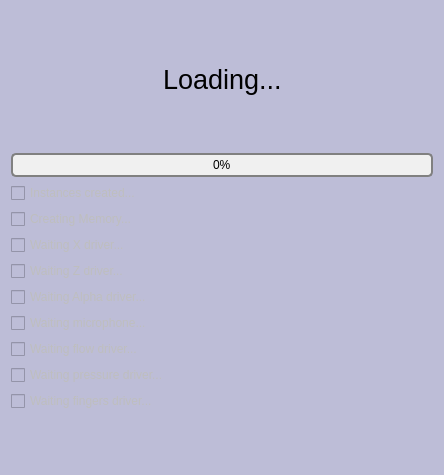
<?xml version="1.0" encoding="UTF-8"?>
<ui version="4.0">
 <class>Form</class>
 <widget class="QWidget" name="Form">
  <property name="geometry">
   <rect>
    <x>0</x>
    <y>0</y>
    <width>444</width>
    <height>475</height>
   </rect>
  </property>
  <property name="windowTitle">
   <string>Form</string>
  </property>
  <property name="styleSheet">
   <string notr="true">QWidget {
        background-color: #BDBDD7;
    }</string>
  </property>
  <layout class="QGridLayout" name="gridLayout">
   <item row="14" column="1">
    <spacer name="verticalSpacer">
     <property name="orientation">
      <enum>Qt::Vertical</enum>
     </property>
     <property name="sizeHint" stdset="0">
      <size>
       <width>20</width>
       <height>40</height>
      </size>
     </property>
    </spacer>
   </item>
   <item row="13" column="0" colspan="3">
    <widget class="QCheckBox" name="fingersCheck">
     <property name="enabled">
      <bool>false</bool>
     </property>
     <property name="text">
      <string>Waiting fingers driver...</string>
     </property>
     <property name="checkable">
      <bool>true</bool>
     </property>
     <property name="checked">
      <bool>false</bool>
     </property>
    </widget>
   </item>
   <item row="1" column="0">
    <spacer name="horizontalSpacer">
     <property name="orientation">
      <enum>Qt::Horizontal</enum>
     </property>
     <property name="sizeHint" stdset="0">
      <size>
       <width>132</width>
       <height>20</height>
      </size>
     </property>
    </spacer>
   </item>
   <item row="1" column="1">
    <widget class="QLabel" name="label">
     <property name="font">
      <font>
       <pointsize>20</pointsize>
      </font>
     </property>
     <property name="text">
      <string>Loading...</string>
     </property>
    </widget>
   </item>
   <item row="3" column="0" colspan="3">
    <widget class="QProgressBar" name="progressBar">
     <property name="styleSheet">
      <string notr="true">QProgressBar {
        border: 2px solid grey;
        border-radius: 5px;
        background-color: #f0f0f0;
        height: 20px;
        text-align: center;
    }
    
    QProgressBar::chunk {
        background-color: #00C853;
        width: 20px;
    }</string>
     </property>
     <property name="value">
      <number>0</number>
     </property>
    </widget>
   </item>
   <item row="2" column="1">
    <spacer name="verticalSpacer_3">
     <property name="orientation">
      <enum>Qt::Vertical</enum>
     </property>
     <property name="sizeHint" stdset="0">
      <size>
       <width>20</width>
       <height>40</height>
      </size>
     </property>
    </spacer>
   </item>
   <item row="0" column="1">
    <spacer name="verticalSpacer_2">
     <property name="orientation">
      <enum>Qt::Vertical</enum>
     </property>
     <property name="sizeHint" stdset="0">
      <size>
       <width>20</width>
       <height>40</height>
      </size>
     </property>
    </spacer>
   </item>
   <item row="1" column="2">
    <spacer name="horizontalSpacer_2">
     <property name="orientation">
      <enum>Qt::Horizontal</enum>
     </property>
     <property name="sizeHint" stdset="0">
      <size>
       <width>132</width>
       <height>20</height>
      </size>
     </property>
    </spacer>
   </item>
   <item row="11" column="0" colspan="3">
    <widget class="QCheckBox" name="flowCheck">
     <property name="enabled">
      <bool>false</bool>
     </property>
     <property name="text">
      <string>Waiting flow driver...</string>
     </property>
     <property name="checkable">
      <bool>true</bool>
     </property>
     <property name="checked">
      <bool>false</bool>
     </property>
    </widget>
   </item>
   <item row="7" column="0" colspan="3">
    <widget class="QCheckBox" name="ZCheck">
     <property name="enabled">
      <bool>false</bool>
     </property>
     <property name="text">
      <string>Waiting Z driver...</string>
     </property>
     <property name="checkable">
      <bool>true</bool>
     </property>
     <property name="checked">
      <bool>false</bool>
     </property>
    </widget>
   </item>
   <item row="12" column="0" colspan="3">
    <widget class="QCheckBox" name="pressureCheck">
     <property name="enabled">
      <bool>false</bool>
     </property>
     <property name="text">
      <string>Waiting pressure driver...</string>
     </property>
     <property name="checkable">
      <bool>true</bool>
     </property>
     <property name="checked">
      <bool>false</bool>
     </property>
    </widget>
   </item>
   <item row="10" column="0" colspan="3">
    <widget class="QCheckBox" name="microphoneCheck">
     <property name="enabled">
      <bool>false</bool>
     </property>
     <property name="text">
      <string>Waiting microphone...</string>
     </property>
     <property name="checkable">
      <bool>true</bool>
     </property>
     <property name="checked">
      <bool>false</bool>
     </property>
    </widget>
   </item>
   <item row="6" column="0" colspan="3">
    <widget class="QCheckBox" name="XCheck">
     <property name="enabled">
      <bool>false</bool>
     </property>
     <property name="text">
      <string>Waiting X driver...</string>
     </property>
     <property name="checkable">
      <bool>true</bool>
     </property>
     <property name="checked">
      <bool>false</bool>
     </property>
    </widget>
   </item>
   <item row="8" column="0" colspan="3">
    <widget class="QCheckBox" name="AlphaCheck">
     <property name="enabled">
      <bool>false</bool>
     </property>
     <property name="text">
      <string>Waiting Alpha driver...</string>
     </property>
     <property name="checkable">
      <bool>true</bool>
     </property>
     <property name="checked">
      <bool>false</bool>
     </property>
    </widget>
   </item>
   <item row="4" column="0" colspan="3">
    <widget class="QCheckBox" name="instancesCheck">
     <property name="enabled">
      <bool>false</bool>
     </property>
     <property name="text">
      <string>Instances created...</string>
     </property>
     <property name="checkable">
      <bool>true</bool>
     </property>
     <property name="checked">
      <bool>false</bool>
     </property>
    </widget>
   </item>
   <item row="5" column="0" colspan="3">
    <widget class="QCheckBox" name="memoryCheck">
     <property name="enabled">
      <bool>false</bool>
     </property>
     <property name="text">
      <string>Creating Memory...</string>
     </property>
     <property name="checkable">
      <bool>true</bool>
     </property>
     <property name="checked">
      <bool>false</bool>
     </property>
    </widget>
   </item>
  </layout>
 </widget>
 <resources/>
 <connections/>
</ui>
